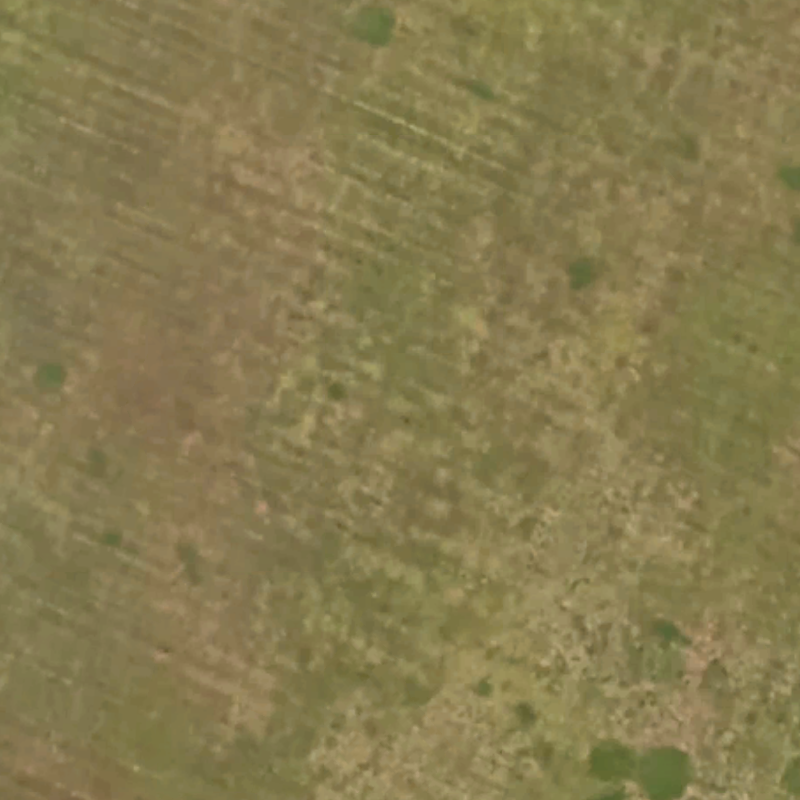
#> input picture testbg.png, 800 x 800 px
$ python -i sat_gen.py   (imports and definitions only)
#> lines starting #> are read from the running program, lines starting #| are printed output that depends on the picture
#> further down, picture is the input picture: shape (800, 800, 3); mean B, G, R 79.5, 123, 134.3
"""  Script to slice inputted satellite data into useable images
     Written by tpasfieldERAU,
     Last Modified: 2/23/2023

     Completely broken lmao
"""

import os
import random as r
import cv2 as cv
import numpy as np

# [2 lines not run here, left out]


# Generates a single tile from the image, in the default orientation
# [22 lines left out: functions genTile, randomRotate, not called in this run]


# Randomly saturates an image
def randomSaturation(mat):
    mat = cv.cvtColor(mat, cv.COLOR_BGR2HSV).astype("float32")
    sat = r.randrange(1, 3)
    [h, s, v] = cv.split(mat)
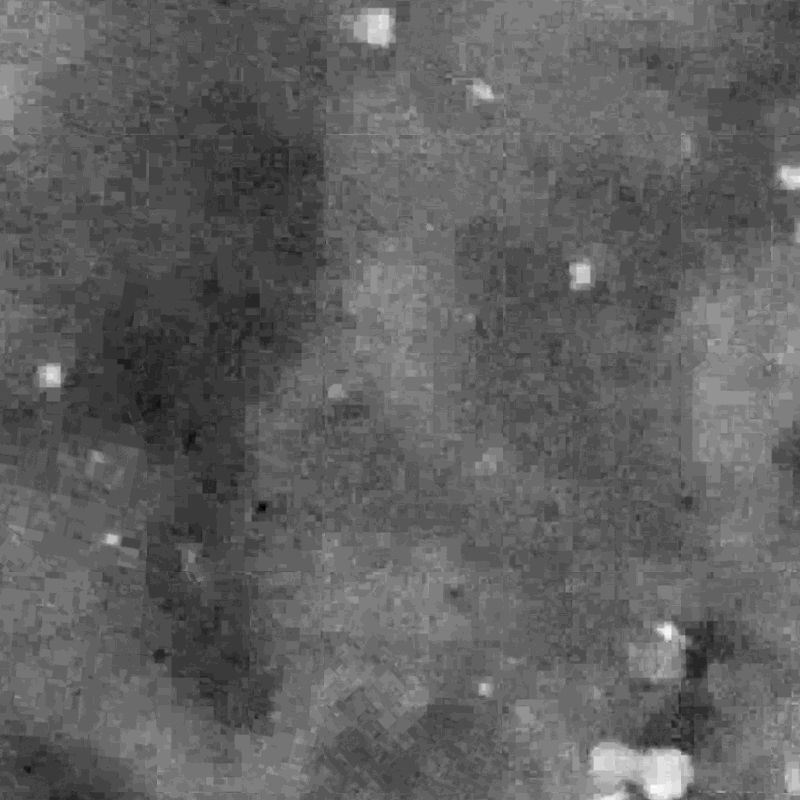
#> h: shape (800, 800) float32; min 14, max 40, mean 23.9; drawn with min black and max white
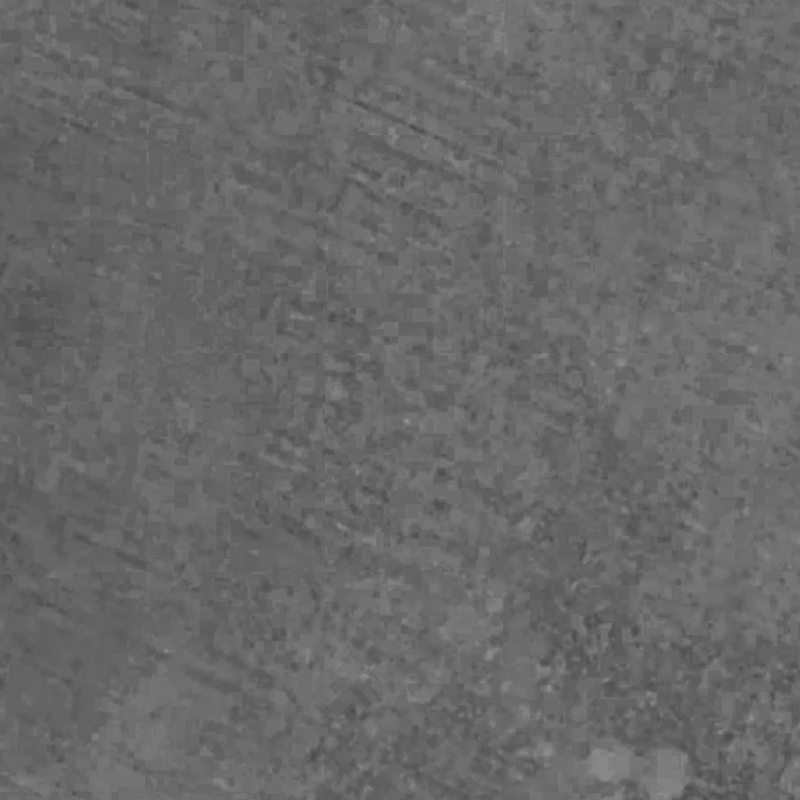
#> s: shape (800, 800) float32; min 75, max 149, mean 104.5
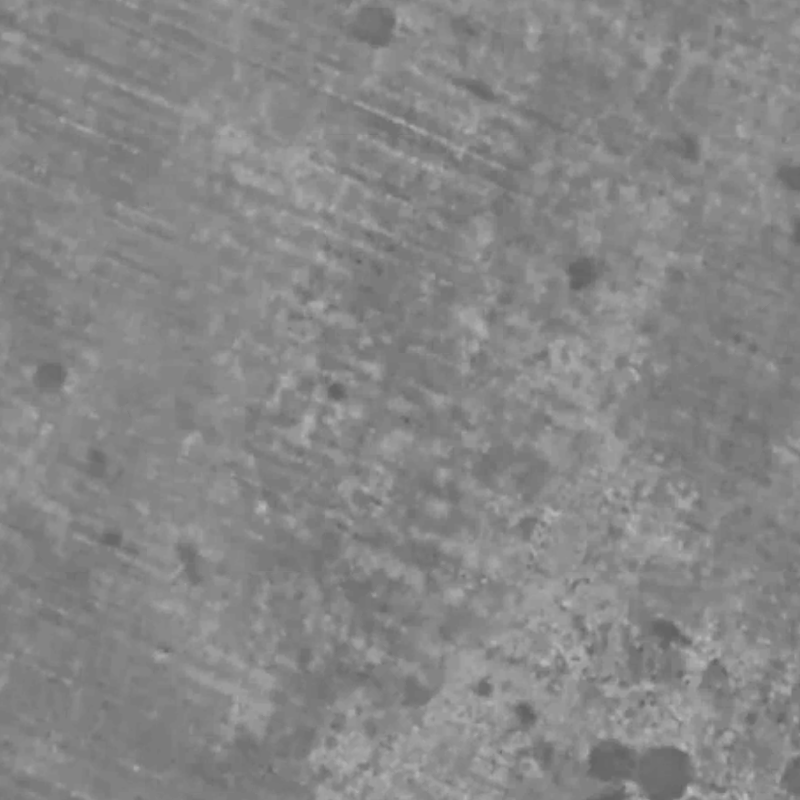
#> v: shape (800, 800) float32; min 96, max 189, mean 134.4
    s = s * sat
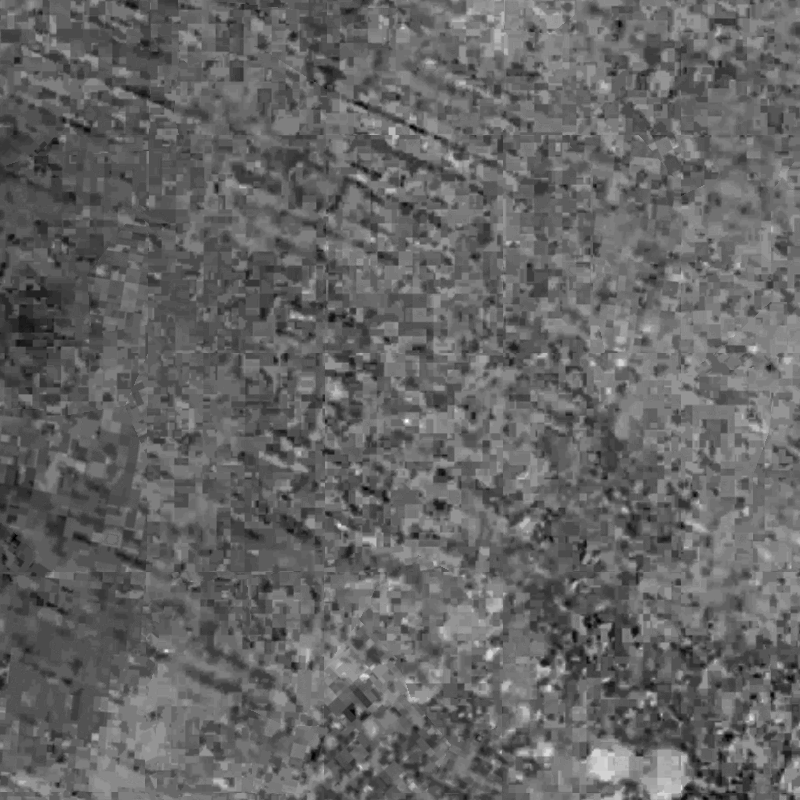
#> s: shape (800, 800) float32; min 150, max 298, mean 208.9; drawn with min black and max white
    s = np.clip(s, 0, 255)
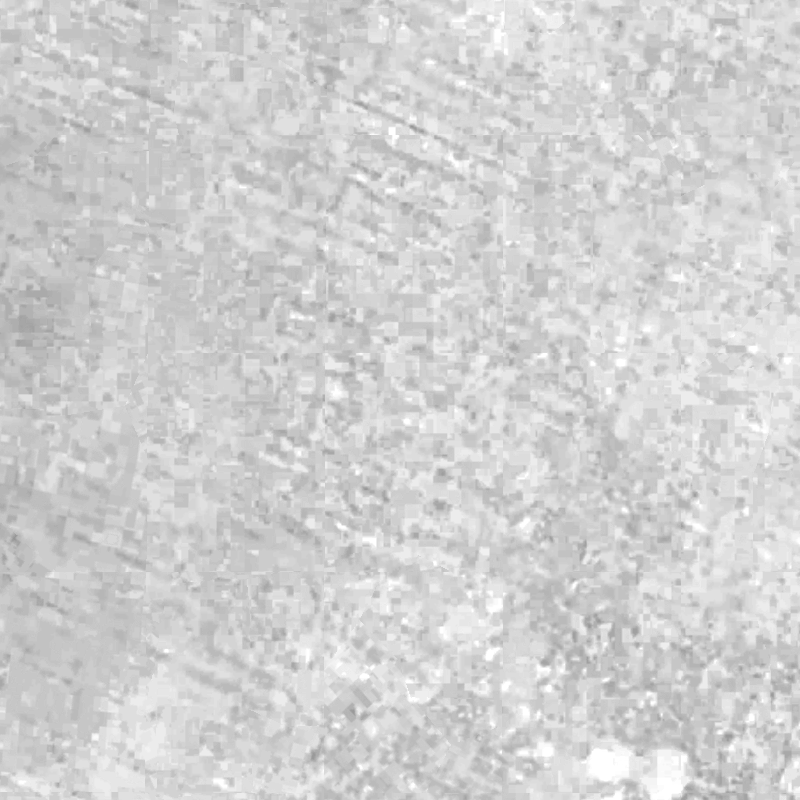
#> s: shape (800, 800) float32; min 150, max 255, mean 208.9
    mat = cv.merge([h,s,v])
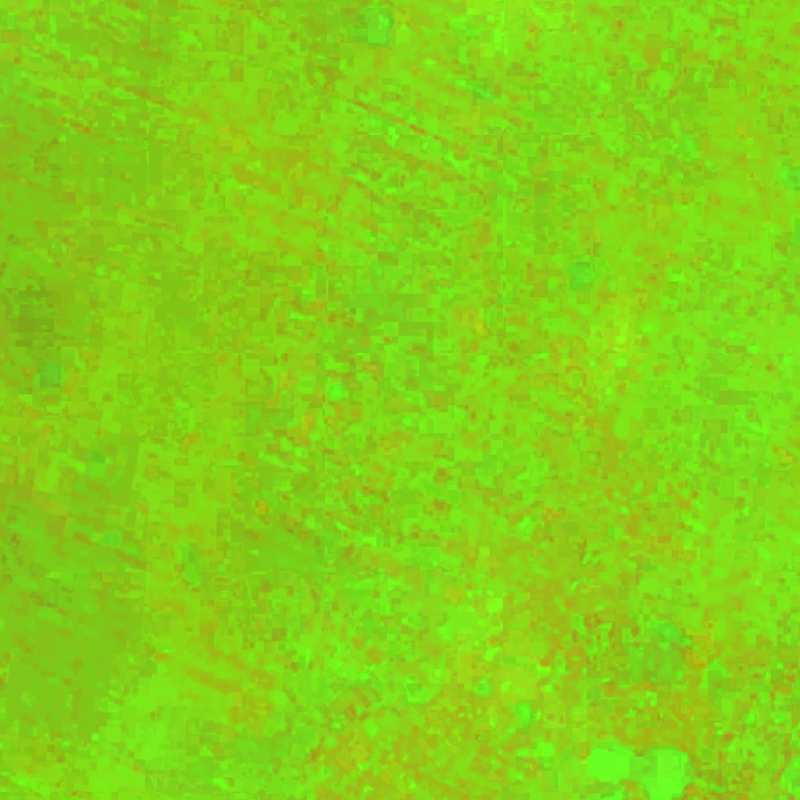
#> mat: shape (800, 800, 3) float32; mean B, G, R 23.9, 209, 134.4
    mat = cv.cvtColor(mat.astype("uint8"), cv.COLOR_HSV2BGR)
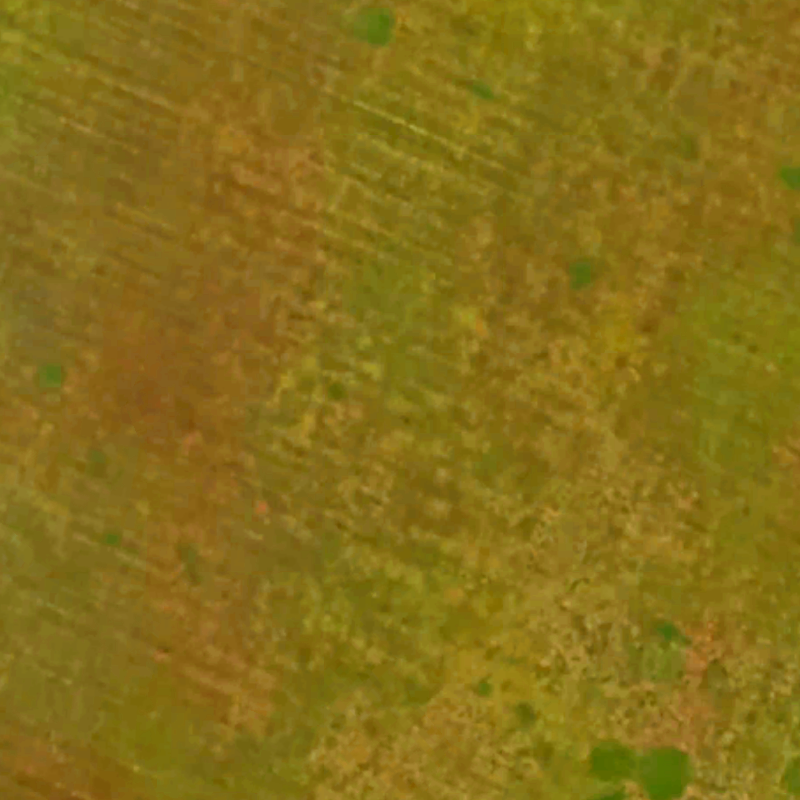
#> mat: shape (800, 800, 3); mean B, G, R 24.1, 111.2, 134.2
    return mat


# Randomly changes the contrast of an image
# [32 lines left out: functions randomContrast, randomBrightness, randomCB, not called in this run]


# Changes the scale of the image with some given input, for diagnostics
def scale(mat, size):
    mat = cv.resize(mat, [size,size], cv.INTER_AREA)
    return mat


>>> import cv2
>>> picture = cv2.imread('testbg.png')
>>> result = randomSaturation(picture)
